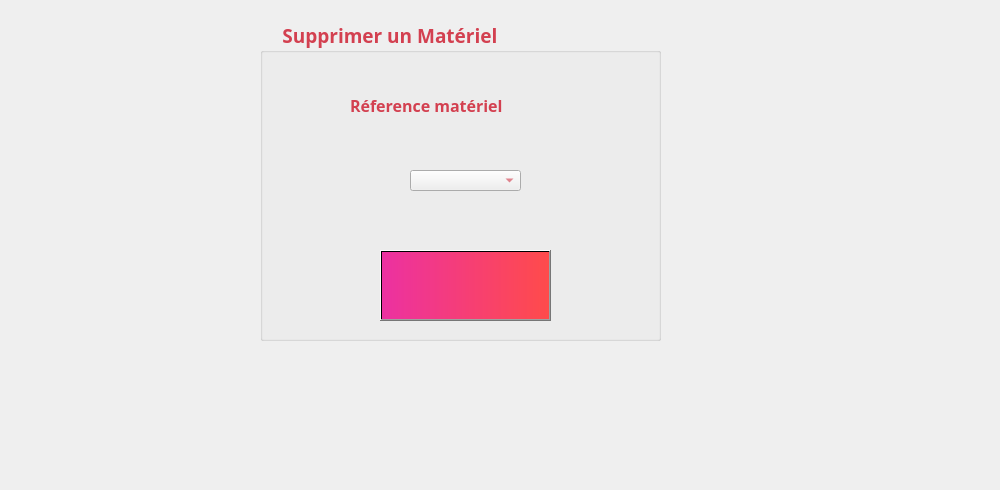
     <widget class="QWidget" name="tab_materiel_11">
      <attribute name="title">
       <string>Supprimer</string>
      </attribute>
      <widget class="QGroupBox" name="groupBox_materiel_6">
       <property name="geometry">
        <rect>
         <x>260</x>
         <y>20</y>
         <width>401</width>
         <height>321</height>
        </rect>
       </property>
       <property name="font">
        <font>
         <family>Lucida Calligraphy</family>
         <pointsize>14</pointsize>
         <weight>75</weight>
         <bold>true</bold>
        </font>
       </property>
       <property name="layoutDirection">
        <enum>Qt::LeftToRight</enum>
       </property>
       <property name="styleSheet">
        <string notr="true">color: rgb(211, 64, 80);</string>
       </property>
       <property name="title">
        <string>    Supprimer un Matériel</string>
       </property>
       <widget class="QLabel" name="label_materiel_45">
        <property name="geometry">
         <rect>
          <x>168</x>
          <y>318</y>
          <width>2101</width>
          <height>2211</height>
         </rect>
        </property>
        <property name="text">
         <string/>
        </property>
        <property name="pixmap">
         <pixmap>../traval/maquetteqt/macaron.jpg</pixmap>
        </property>
       </widget>
       <widget class="QLabel" name="label_materiel_53">
        <property name="geometry">
         <rect>
          <x>90</x>
          <y>70</y>
          <width>251</width>
          <height>31</height>
         </rect>
        </property>
        <property name="font">
         <font>
          <family>Lucida Calligraphy</family>
          <pointsize>12</pointsize>
          <weight>75</weight>
          <bold>true</bold>
         </font>
        </property>
        <property name="text">
         <string>Réference matériel</string>
        </property>
       </widget>
       <widget class="QPushButton" name="pushButton_materiel_8">
        <property name="geometry">
         <rect>
          <x>120</x>
          <y>230</y>
          <width>171</width>
          <height>71</height>
         </rect>
        </property>
        <property name="font">
         <font>
          <family>Lucida Calligraphy</family>
          <pointsize>11</pointsize>
          <weight>75</weight>
          <bold>true</bold>
         </font>
        </property>
        <property name="styleSheet">
         <string notr="true">background-color: qlineargradient(spread:pad, x1:0, y1:0, x2:1, y2:0, stop:0 rgba(236, 49, 161, 255), stop:1 rgba(255, 75, 75, 255));</string>
        </property>
        <property name="text">
         <string/>
        </property>
        <property name="icon">
         <iconset>
          <normaloff>../poubelle.png</normaloff>../poubelle.png</iconset>
        </property>
        <property name="iconSize">
         <size>
          <width>150</width>
          <height>150</height>
         </size>
        </property>
       </widget>
       <widget class="QComboBox" name="comboBox_materiel_2">
        <property name="geometry">
         <rect>
          <x>150</x>
          <y>150</y>
          <width>111</width>
          <height>21</height>
         </rect>
        </property>
       </widget>
      </widget>
      <widget class="QLabel" name="label_materiel_43">
       <property name="geometry">
        <rect>
         <x>0</x>
         <y>0</y>
         <width>991</width>
         <height>481</height>
        </rect>
       </property>
       <property name="text">
        <string/>
       </property>
       <property name="pixmap">
        <pixmap>../s.png</pixmap>
       </property>
      </widget>
      <zorder>label_materiel_43</zorder>
      <zorder>groupBox_materiel_6</zorder>
     </widget>
